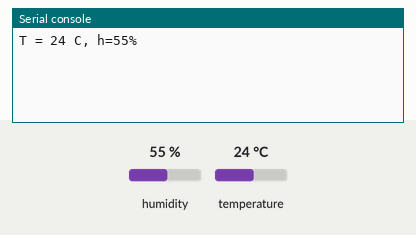
This program was run on a simulated ESP32 board running MicroPython. Shown: the last lines printed to the serial console. The test bench sets the inputs (shaded band); at power-on: humidity 55 %, temperature 24 °C.

Above: at 1.2 s.
1.3 s: humidity set to 22 %
At 2.6 s:
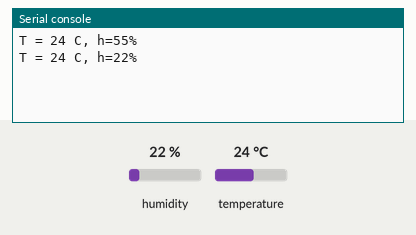
2.8 s: temperature set to 12 °C
At 3.9 s:
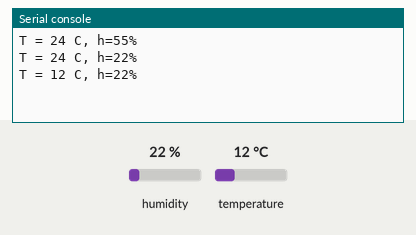
4.3 s: humidity set to 40 %
At 5.9 s:
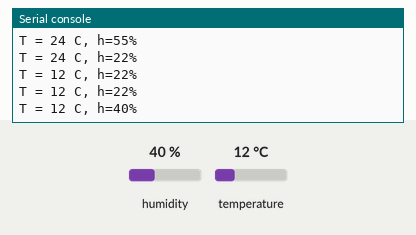
Timing chart, 0 to 7.4 s (numbered marks = the images above; inputs shaded):
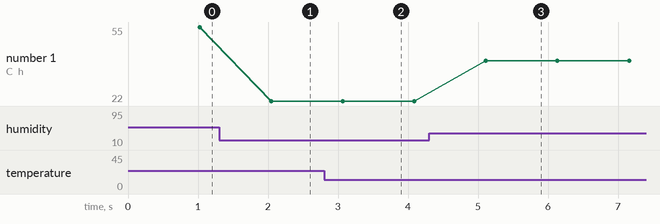

Measured:
- after the input at 1.3 s, the serial console: prints a new line after 0.74 s (image 1)
- after the input at 2.8 s, the serial console: prints a new line after 0.27 s (image 2)
- after the input at 4.3 s, the serial console: prints a new line after 0.81 s (image 3)
- plotted number 1: 55 → 22 after the input at 1.3 s, 22 → 40 after the input at 4.3 s

The program:

dht11.py
```python
from machine import Pin
import time
from dht import DHT11

dht11 = DHT11(Pin(5))

while  True:
    time.sleep(1)
    dht11.measure()
    temp = dht11.temperature()
    hum = dht11.humidity()
    print('T = {:02d} C, h={:02d}%'.format(temp,hum))
```
